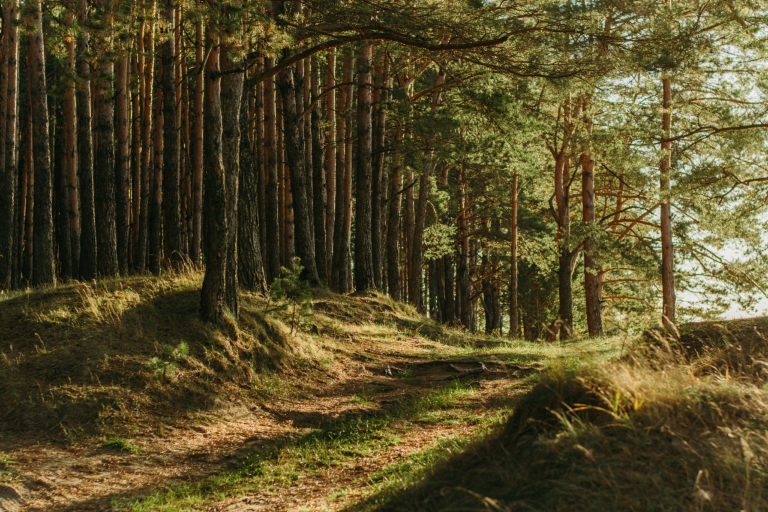
#> input picture image.jpg, 1536 x 1024 px (shown at 1/2 size)
$ jupyter execute exp7.ipynb
#> lines starting #> are read from the running program, lines starting #| are printed output that depends on the picture
[cell 1]
from PIL import Image, ImageFilter
import matplotlib.pyplot as plt
import numpy as np

# Load Image
img = Image.open("image.jpg")
#> img is the input picture: PIL image 1536x1024 RGB; mean R, G, B 85.2, 74.8, 40.2

# Resize Image
img = img.resize((300, 300))
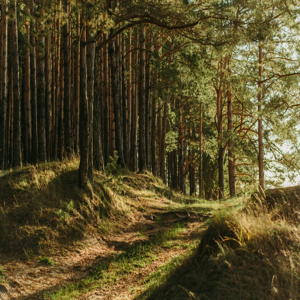
#> img: PIL image 300x300 RGB; mean R, G, B 85.2, 74.8, 40.2

# Show Original Image
plt.imshow(img)
plt.title("Original Image")
plt.axis("off")
plt.show()

# Apply Artistic Style Effect
stylized = img.filter(ImageFilter.CONTOUR)
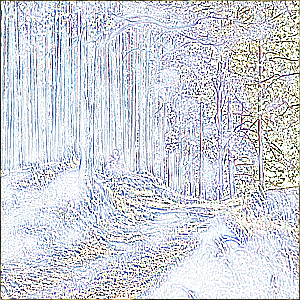
#> stylized: PIL image 300x300 RGB; mean R, G, B 206.6, 209.5, 218.1

# Show Styled Image
plt.imshow(stylized)
plt.title("Neural Style Transfer Output")
plt.axis("off")
plt.show()

$ run again, with content.jpg copied over image.jpg
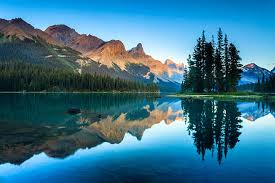
#> input picture content.jpg, 275 x 183 px
#> img is the input picture: PIL image 275x183 RGB; mean R, G, B 55.9, 112.9, 137.3
#> `img = img.resize((300, 300))`:
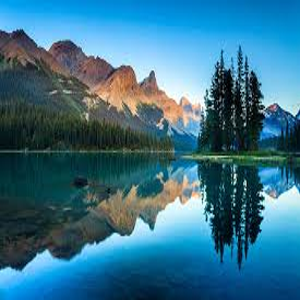
#> img: PIL image 300x300 RGB; mean R, G, B 55.9, 112.9, 137.3
#> `stylized = img.filter(ImageFilter.CONTOUR)`:
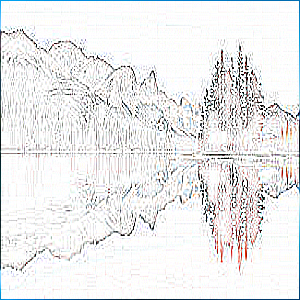
#> stylized: PIL image 300x300 RGB; mean R, G, B 235.3, 235.5, 236
